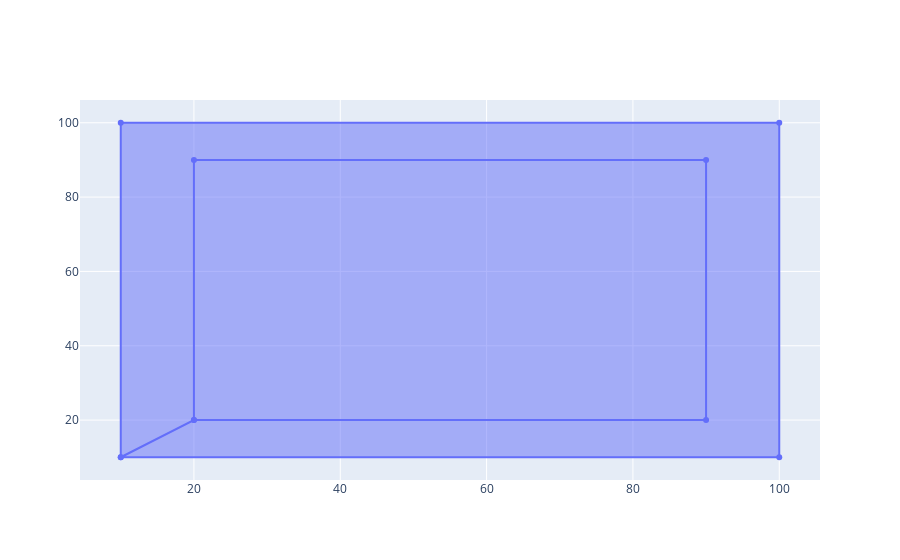

Source (notebook cell):
### Code cell
fig = go.Figure(go.Scatter(x=x1,y=y1,fill='toself'))
fig.show()

### Figure 1 — Plotly figure (JSON) as saved in the notebook; plotly's stock layout.template omitted (floating-point values rounded to 4 significant figures)
{"data": [{"fill": "toself", "type": "scatter", "x": [10, 100, 100, 10, 10, 20, 90, 90, 20, 20], "y": [10, 10, 100, 100, 10, 20, 20, 90, 90, 20]}], "layout": {}}
